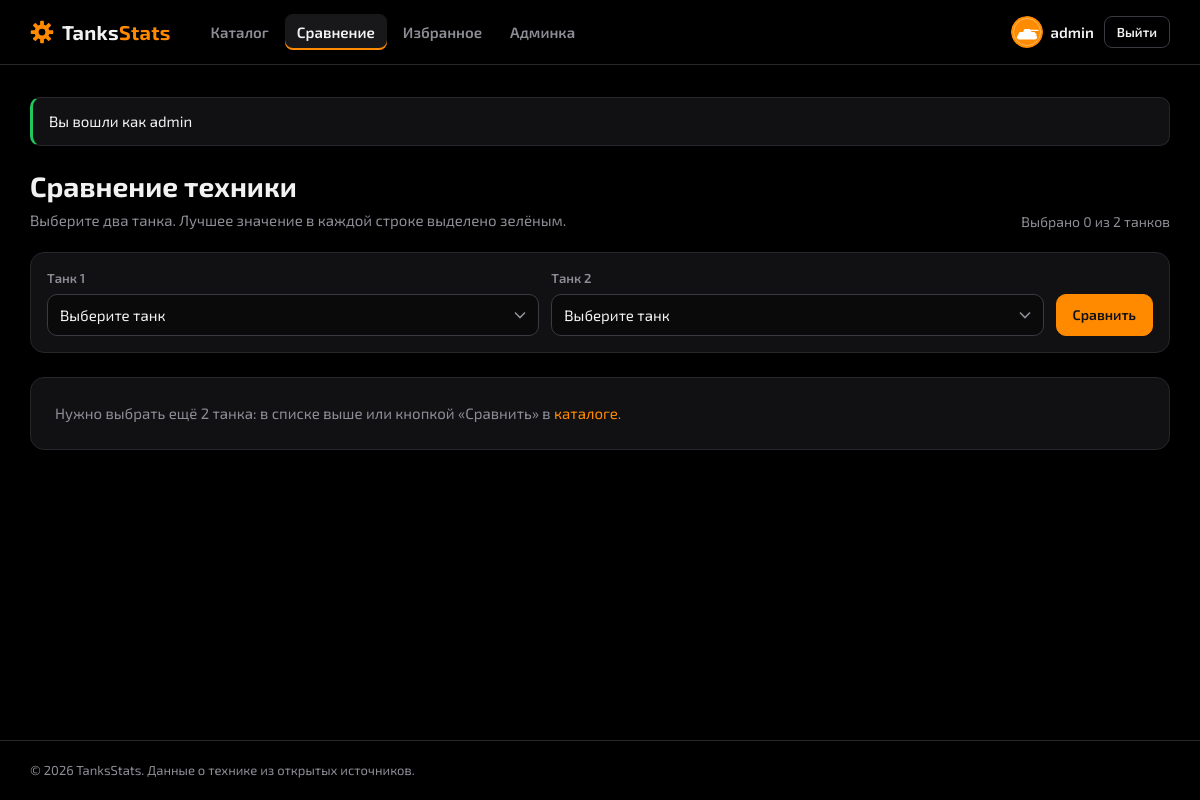
Page /compare.php (signed in) on the committed database.
### tables this page shows
CREATE TABLE users (
    id INT AUTO_INCREMENT PRIMARY KEY,
    username VARCHAR(30) NOT NULL UNIQUE,
    email VARCHAR(100) NOT NULL UNIQUE,
    password_hash VARCHAR(255) NOT NULL,
    avatar VARCHAR(50) NOT NULL,
    role ENUM('user', 'admin') NOT NULL DEFAULT 'user',
    is_banned TINYINT(1) NOT NULL DEFAULT 0,
    created_at TIMESTAMP NOT NULL DEFAULT CURRENT_TIMESTAMP
);

### config.php (called while the page is built, shortened)
<?php
$db = new mysqli('localhost', 'root', '', 'tanksstats');
$db->set_charset('utf8mb4');
$base = basename(dirname($_SERVER['SCRIPT_FILENAME'])) === 'admin' ? '../' : '';
$page = basename($_SERVER['SCRIPT_NAME']);
$user = null;
if (isset($_SESSION['user_id'])) {
    $stmt = $db->prepare('SELECT id, username, email, avatar, role, is_banned FROM users WHERE id = ?');
    $stmt->bind_param('i', $_SESSION['user_id']);
    $stmt->execute();
    $user = $stmt->get_result()->fetch_assoc();
}
$isAdmin = $user && $user['role'] === 'admin';

### compare.php (the view, shortened to what this page needs)
<?php
include 'config.php';
$selected = [];
include 'header.php';
?>
<div class="page-head">
    <div>
        <h1 class="page-title">Сравнение техники</h1>
        <p class="subtitle">Выберите два танка. Лучшее значение в каждой строке выделено зелёным.</p>
    </div>
    <p class="page-count">Выбрано <?= count($selected) ?> из 2 танков</p>
</div>
<form class="filters__form filters__form--two" method="get" action="compare.php">
    <?php foreach (['tank1' => 'Танк 1', 'tank2' => 'Танк 2'] as $field => $label): ?>
        <label class="field">
            <span class="field__label"><?= $label ?></span>
            <select class="field__input" name="<?= $field ?>">
                <option value="">Выберите танк</option>
            </select>
        </label>
    <?php endforeach; ?>
    <div class="filters__buttons">
        <button class="btn" type="submit">Сравнить</button>
    </div>
</form>
<section class="compare">
    <?php if (count($selected) < 2): ?>
        <p class="compare__hint">
            Нужно выбрать ещё <?= 2 - count($selected) ?> <?= count($selected) === 1 ? 'танк' : 'танка' ?>: в списке выше
            или кнопкой «Сравнить» в <a href="index.php">каталоге</a>.
        </p>
    <?php endif; ?>
</section>
<?php include 'footer.php'; ?>

### header.php (shortened to what this page needs)
<?php
$inAdmin = $base === '../';
$compareCount = count($_SESSION['compare'] ?? []);
?>
<!DOCTYPE html>
<html lang="ru">
<head>
    <link rel="stylesheet" href="<?= $base ?>style.css">
</head>
<body>
<header class="header">
    <div class="header__inner">
        <a class="logo" href="<?= $base ?>index.php">
            <img class="logo__mark" src="<?= $base ?>img/gear.svg" alt="">
            <span>Tanks<span class="logo__accent">Stats</span></span>
        </a>
        <nav class="nav">
            <a class="nav__link <?= !$inAdmin && in_array($page, ['index.php', 'tank.php']) ? 'nav__link--active' : '' ?>" href="<?= $base ?>index.php">Каталог</a>
            <a class="nav__link <?= $page === 'compare.php' ? 'nav__link--active' : '' ?>" href="<?= $base ?>compare.php">
                Сравнение<?php if ($compareCount > 0): ?> <span class="nav__count"><?= $compareCount ?>/2</span><?php endif; ?>
            </a>
            <?php if ($user): ?>
                <a class="nav__link <?= $page === 'favorites.php' ? 'nav__link--active' : '' ?>" href="<?= $base ?>favorites.php">Избранное</a>
            <?php endif; ?>
            <?php if ($isAdmin): ?>
                <a class="nav__link <?= $inAdmin ? 'nav__link--active' : '' ?>" href="<?= $base ?>admin/index.php">Админка</a>
            <?php endif; ?>
        </nav>
        <div class="header__user">
            <?php if ($user): ?>
                <span class="user-chip">
                    <img class="avatar" src="<?= $base ?>img/avatars/<?= htmlspecialchars($user['avatar']) ?>" alt="">
                    <span class="user-chip__name"><?= htmlspecialchars($user['username']) ?></span>
                </span>
                <a class="btn btn--outline btn--small" href="<?= $base ?>logout.php">Выйти</a>
            <?php else: ?>
                <a class="btn btn--ghost btn--small" href="<?= $base ?>login.php">Войти</a>
                <a class="btn btn--small" href="<?= $base ?>register.php">Регистрация</a>
            <?php endif; ?>
        </div>
    </div>
</header>
<main class="main">
    <?php if (isset($_SESSION['flash'])): ?>
        <p class="flash flash--<?= htmlspecialchars($_SESSION['flash']['type']) ?>"><?= htmlspecialchars($_SESSION['flash']['text']) ?></p>
    <?php endif; ?>

### style.css (style rules this page uses)
:root { --bg: #000000; --surface: #111113; --surface-2: #18181b; --surface-3: #222226; --render: #28282b; --border: #26262b; --border-strong: #3a3a41; --text: #f2f2f3; --muted: #8d8d96; --primary: #ff8a00; --primary-hover: #ffa033; --primary-press: #e07800; --green: #22c55e; --red: #ef4444; --radius: 14px; --radius-sm: 10px; }
* { box-sizing: border-box; }
html { -webkit-text-size-adjust: 100%; }
body { margin: 0; min-height: 100vh; display: flex; flex-direction: column; background: var(--bg); color: var(--text); font-family: 'Exo 2', 'Segoe UI', Arial, sans-serif; font-size: 15px; line-height: 1.5; }
a { color: var(--primary); text-decoration: none; }
img { max-width: 100%; }
h1, h2, h3 { margin: 0; line-height: 1.2; }
.header { position: sticky; top: 0; z-index: 10; background: rgba(0, 0, 0, .88); backdrop-filter: blur(8px); border-bottom: 1px solid var(--border); }
.header__inner { display: flex; align-items: center; gap: 28px; max-width: 1180px; height: 64px; margin: 0 auto; padding: 0 20px; }
.logo { display: inline-flex; align-items: center; gap: 8px; color: var(--text); font-size: 20px; font-weight: 700; letter-spacing: .3px; }
.logo__mark { width: 24px; height: 24px; }
.logo__accent { color: var(--primary); }
.nav { display: flex; flex: 1; flex-wrap: wrap; gap: 4px; }
.nav__link { display: inline-flex; align-items: center; gap: 6px; height: 36px; padding: 0 12px; border-radius: 8px; color: var(--muted); font-weight: 600; }
.nav__link--active, .nav__link--active:hover { background: var(--surface-2); color: var(--text); box-shadow: inset 0 -2px 0 var(--primary); }
.header__user { display: flex; align-items: center; gap: 10px; }
.user-chip { display: inline-flex; align-items: center; gap: 8px; font-weight: 600; }
.avatar { display: block; width: 32px; height: 32px; border-radius: 50%; }
.main { flex: 1; width: 100%; max-width: 1180px; margin: 0 auto; padding: 32px 20px 64px; }
.btn { display: inline-flex; align-items: center; justify-content: center; gap: 8px; height: 40px; padding: 0 16px; border: 1px solid var(--primary); border-radius: var(--radius-sm); background: var(--primary); color: #111; font-family: inherit; font-size: 14px; font-weight: 600; line-height: 1; white-space: nowrap; cursor: pointer; user-select: none; transition: background .15s, border-color .15s, color .15s, transform .05s; }
.btn--outline { background: transparent; border-color: var(--border-strong); color: var(--text); }
.btn--small { height: 32px; padding: 0 12px; border-radius: 8px; font-size: 13px; }
.field { display: flex; flex-direction: column; gap: 6px; min-width: 0; }
.field__label { color: var(--muted); font-size: 13px; font-weight: 600; }
.field__input { width: 100%; height: 42px; padding: 0 12px; border: 1px solid var(--border-strong); border-radius: var(--radius-sm); background: #0a0a0b; color: var(--text); font-family: inherit; font-size: 15px; transition: border-color .15s; }
.field__input::placeholder { color: #5c5c64; }
select.field__input { appearance: none; padding-right: 36px; background-repeat: no-repeat; background-position: right 12px center; background-size: 12px 8px; cursor: pointer; }
select.field__input option, select.field__input optgroup { background: var(--surface); color: var(--text); }
.flash { margin: 0 0 24px; padding: 12px 16px; border: 1px solid var(--border); border-left: 3px solid; border-radius: var(--radius-sm); background: var(--surface); }
.flash--success { border-left-color: var(--green); }
.subtitle { margin: 6px 0 0; color: var(--muted); }
.page-head { display: flex; justify-content: space-between; align-items: flex-end; flex-wrap: wrap; gap: 12px 24px; margin-bottom: 20px; }
.page-title { font-size: 28px; font-weight: 700; }
.page-count { margin: 0; color: var(--muted); font-size: 14px; }
.filters__form { display: grid; grid-template-columns: repeat(3, minmax(0, 1fr)) auto; align-items: end; gap: 12px; margin-bottom: 24px; padding: 16px; border: 1px solid var(--border); border-radius: var(--radius); background: var(--surface); }
.filters__form--two { grid-template-columns: repeat(2, minmax(0, 1fr)) auto; }
.filters__buttons { display: flex; gap: 8px; }
.filters__buttons .btn { height: 42px; }
.compare { padding: 24px; border: 1px solid var(--border); border-radius: var(--radius); background: var(--surface); }
.compare__hint { margin: 0; color: var(--muted); }

### rows in the picture
users: avatar (picture), username "admin"

### other values in the picture
$_SESSION['flash']['text'] "Вы вошли как admin"
count($selected) "0"
$label "Танк 1"
$label "Танк 2"
2 - count($selected) "2"
$settings['footer_text'] "© 2026 TanksStats. Данные о технике из открытых источников."
